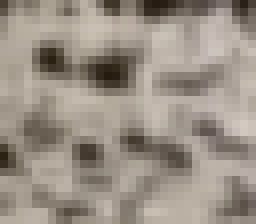
#> input picture DigitSoftware/DIC_1.png, 32 x 28 px (shown 8 times larger)
$ python anAttempt.py
#> lines starting #> are read from the running program, lines starting #| are printed output that depends on the picture
import cv2 as cv
import numpy as np
from matplotlib import pyplot as plt


img = cv.imread('DIC_1.png', cv.IMREAD_GRAYSCALE)
#> img: shape (28, 32); min 28, max 203, mean 146.4
assert img is not None, "file could not be read, check with os.path.exists()"

print(img.shape[::-1])
#| (32, 28)

img2 = img.copy()
template = cv.imread('DICex.png', cv.IMREAD_GRAYSCALE)
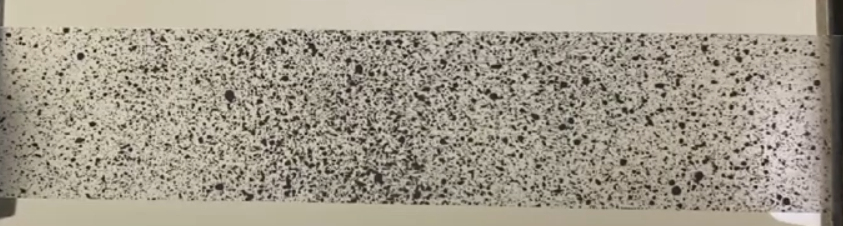
#> input picture DigitSoftware/DICex.png, 843 x 226 px
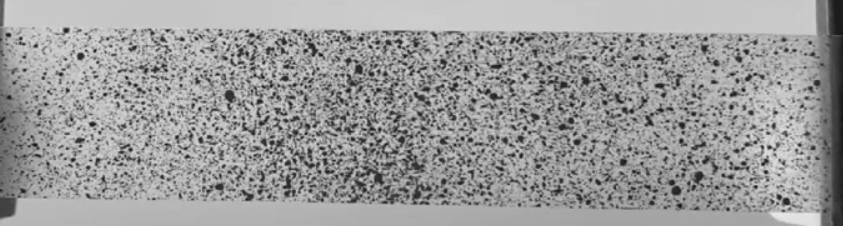
#> template: shape (226, 843); min 0, max 233, mean 156.1
assert template is not None, "file could not be read, check with os.path.exists()"
w, h = template.shape[::-1]
#> w = 843; h = 226


#method = 'cv.TM_SQDIFF_NORMED'
methods = ['cv.TM_CCOEFF', 'cv.TM_CCOEFF_NORMED', 'cv.TM_CCORR', 'cv.TM_CCORR_NORMED', 'cv.TM_SQDIFF', 'cv.TM_SQDIFF_NORMED']

for meth in methods:
    img = img2.copy()
    method = eval(meth)
    # Apply template Matching
    res = cv.matchTemplate(img,template,method)

    min_val, max_val, min_loc, max_loc = cv.minMaxLoc(res)

    print(min_val, max_val, min_loc, max_loc)
    # If the method is TM_SQDIFF or TM_SQDIFF_NORMED, take minimum
    if method in [cv.TM_SQDIFF, cv.TM_SQDIFF_NORMED]:
        top_left = min_loc
    else:
        top_left = max_loc
        bottom_right = (top_left[0] + w, top_left[1] + h)

    print(top_left)
    print(bottom_right)

    cv.rectangle(img,top_left, bottom_right, 0, 8)


    plt.subplot(121),plt.imshow(res,cmap = 'gray')
    plt.title('Matching Result'), plt.xticks([]), plt.yticks([])
    plt.subplot(122),plt.imshow(img,cmap = 'gray')
    plt.title('Detected Point'), plt.xticks([]), plt.yticks([])
    plt.suptitle(meth)
    plt.show()
#> this loop made 6 passes
#> (min_val, max_val, min_loc, top_left, bottom_right) on passes 1 to 4: (-411894.7, 1090647.5, (318, 28), (717, 168), (1560, 394)), (-0.353, 1, (318, 28), (717, 168), (1560, 394)), (12530363, 26757202, (811, 62), (394, 1), (1237, 227)), (0.817, 1, (811, 0), (717, 168), (1560, 394))
#> (min_val, max_val, max_loc, top_left) on passes 5 to 6: (0, 6822743, (811, 0), (717, 168)), (0, 0.444, (811, 0), (717, 168))
#> (printed output is left out)
#> pass 1, `res = cv.matchTemplate(img,template,method)`:
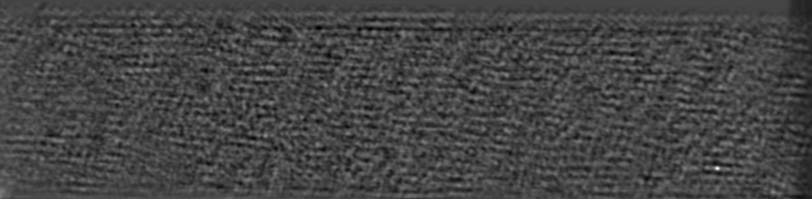
#> res: shape (199, 812) float32; min -411894.7, max 1090647.5, mean -4368.1; drawn with min black and max white
#> pass 1, `plt.show()`:
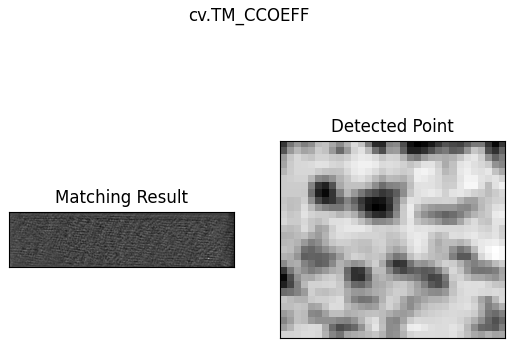
#> figure drawn by matplotlib, 2 panels
#> pass 3, `res = cv.matchTemplate(img,template,method)`:
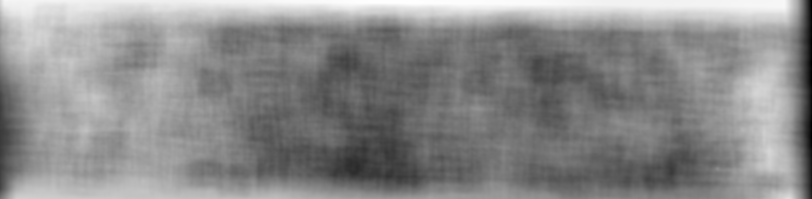
#> res: shape (199, 812) float32; min 12530363, max 26757202, mean 20254014; drawn with min black and max white
#> after the loop:
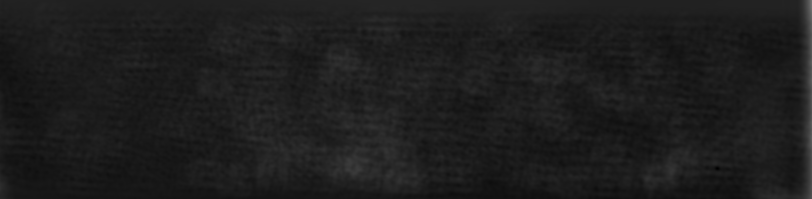
#> res: shape (199, 812) float32; min 0, max 0.444, mean 0.116

#balls
